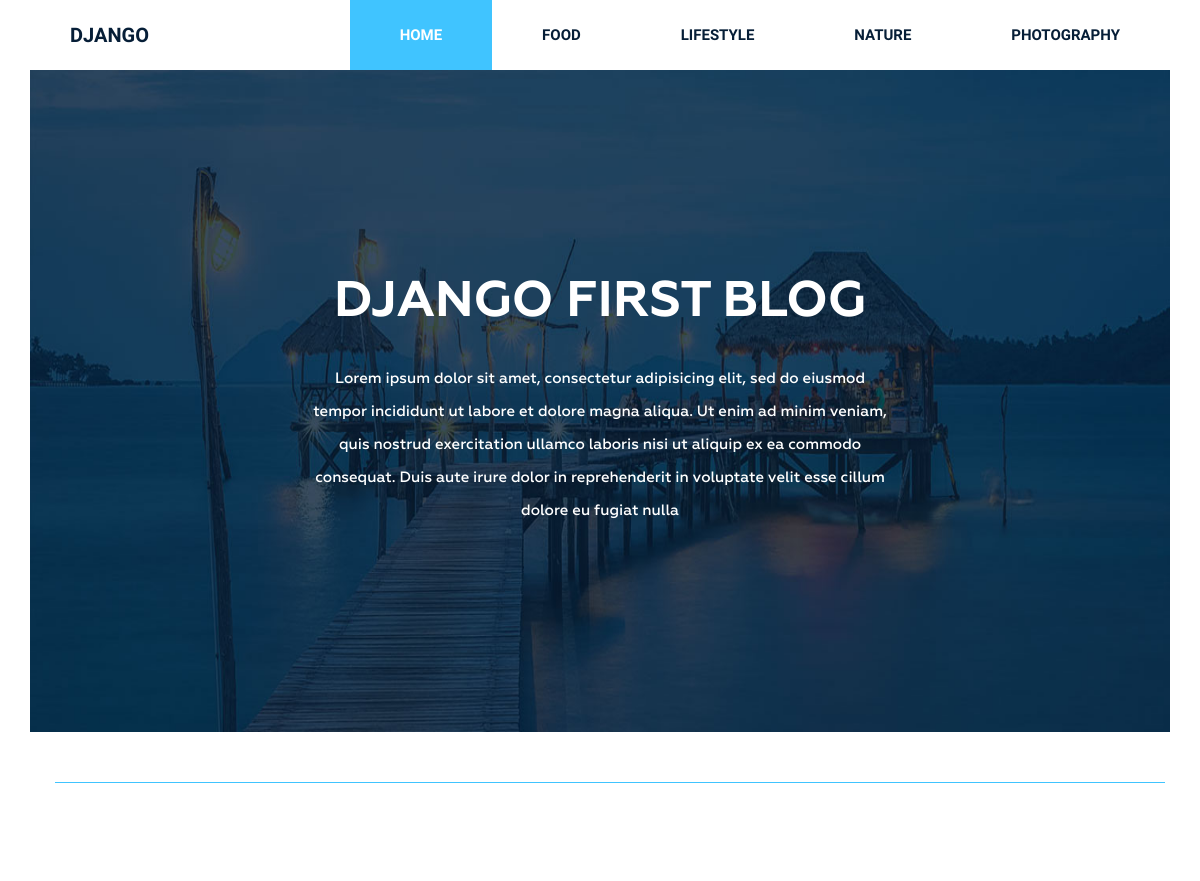
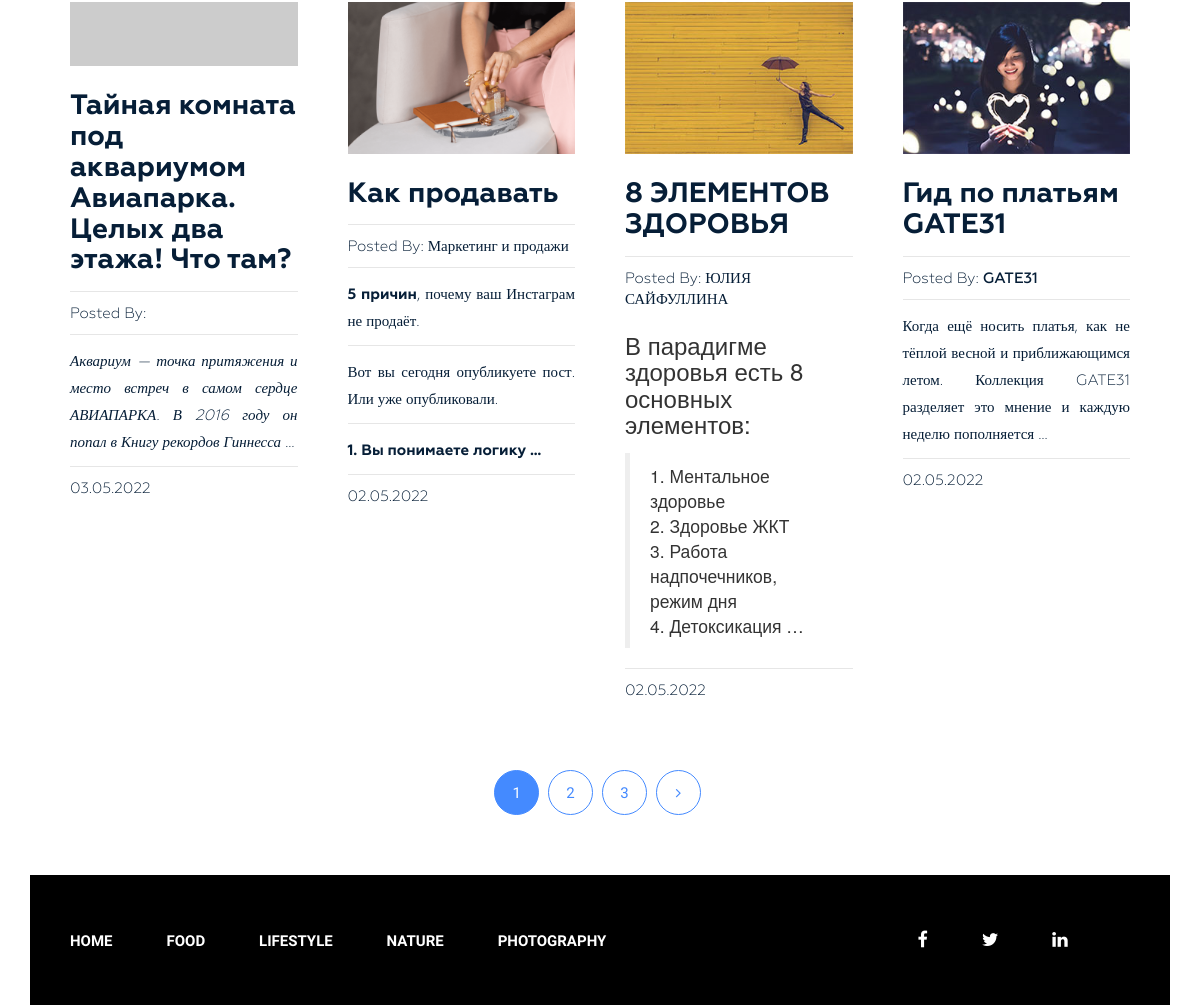
/, run on an earlier commit of the app's database (2 pictures, top to bottom).
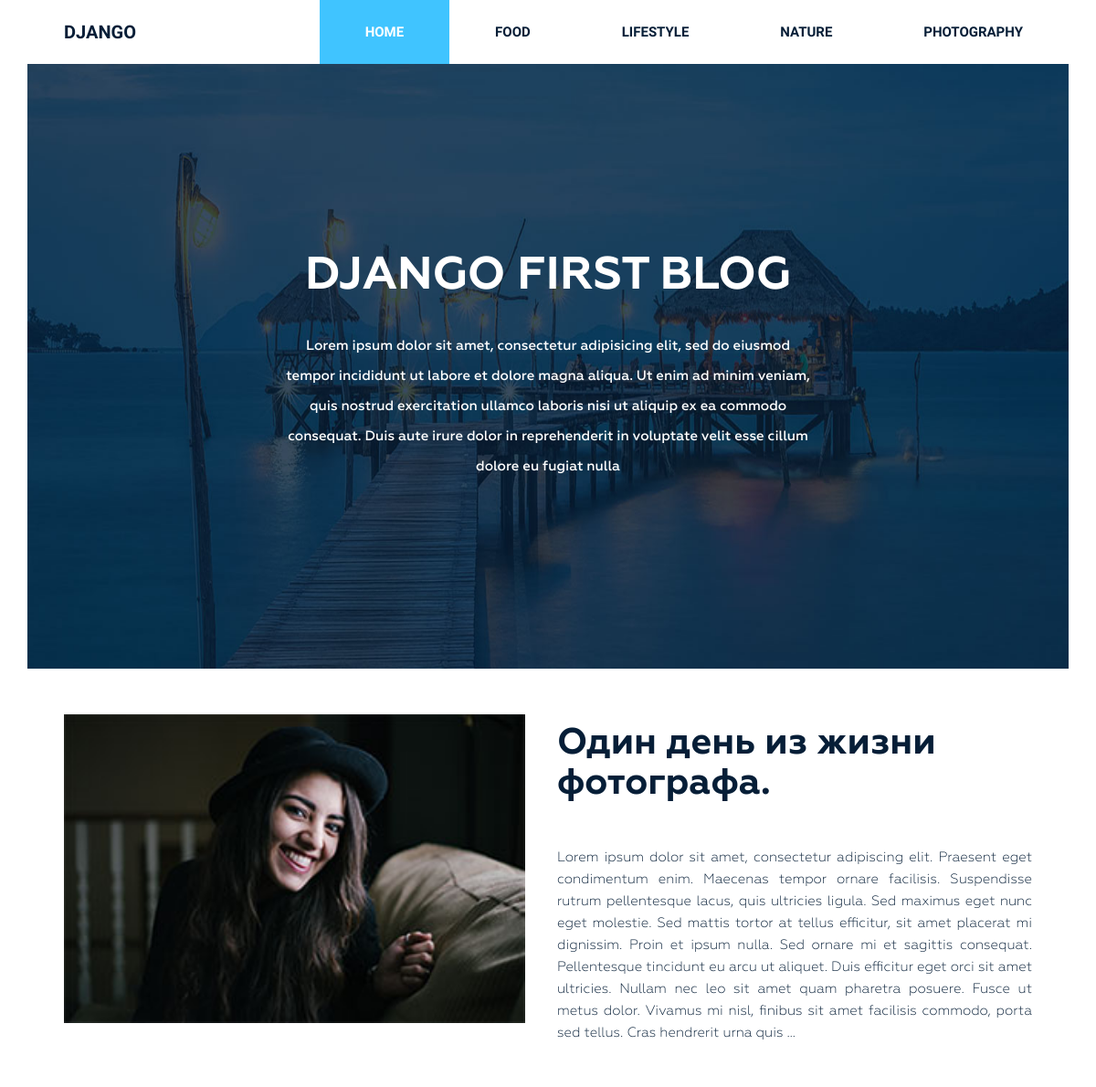
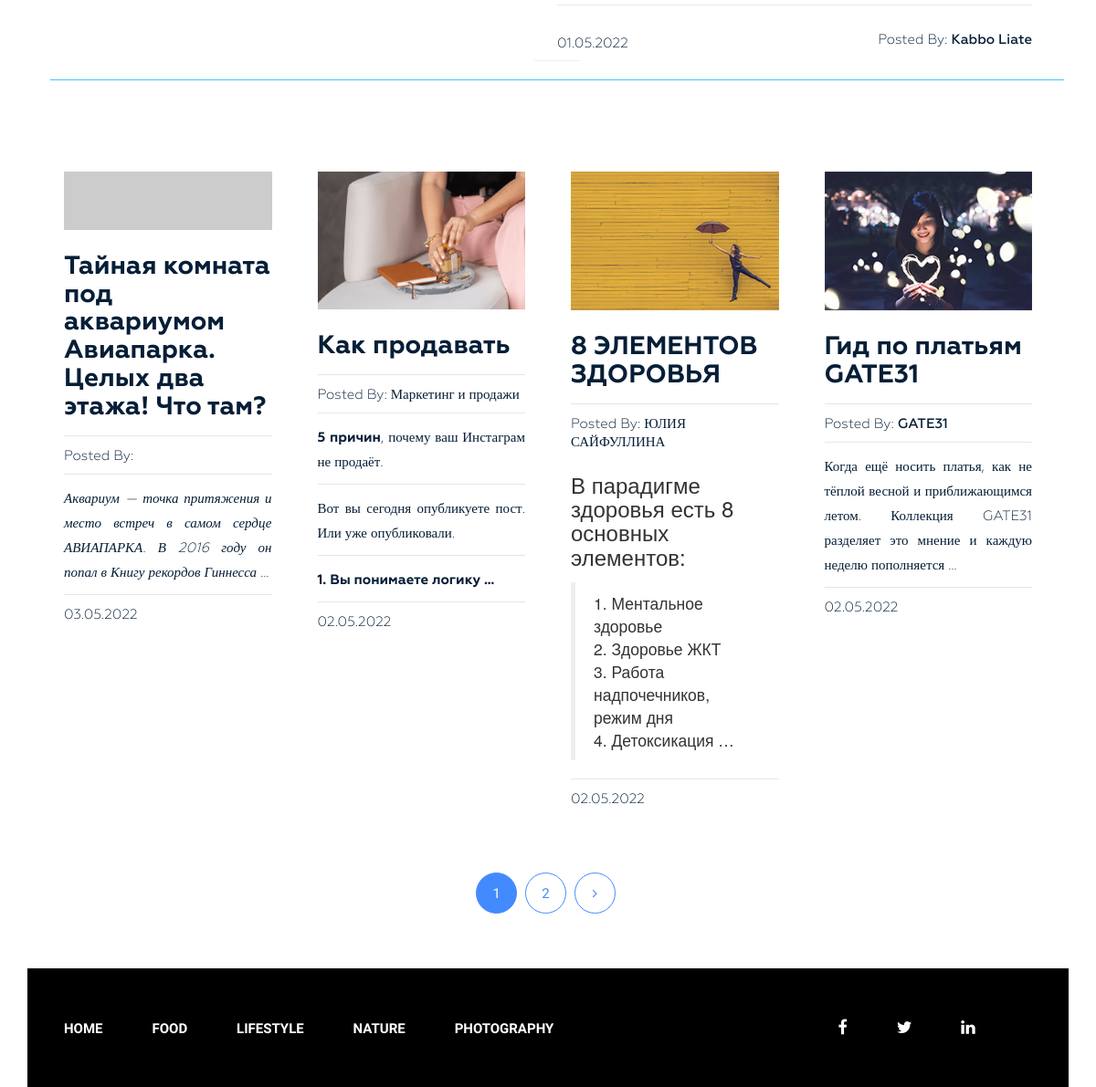
And on a later commit of the database (2 pictures, top to bottom).
### Burgers/models.py (models this page shows, shortened)
class Category(models.Model):
    title = models.CharField(max_length=255)
    slug = models.SlugField(max_length=255, verbose_name='Url', unique=True)
    def get_absolute_url(self):
        return reverse('category', kwargs={"slug": self.slug})
    class Meta:
        ordering = ['title']
        verbose_name_plural = 'Категории'

class Post(models.Model):
    title = models.CharField(max_length=255)
    slug = models.SlugField(max_length=255)
    author = models.CharField(max_length=100)
    content = models.TextField(blank=True)
    created_at = models.DateTimeField(auto_now_add=True, verbose_name='Дата публикации')
    photo = models.ImageField(upload_to='photos/%Y/%m/%d/', blank=True)
    views = models.IntegerField(default=0, verbose_name='кол-во просмотров')
    category = models.ForeignKey(Category, on_delete=models.PROTECT, related_name='posts')
    tags = models.ManyToManyField(Tag, blank=True, related_name='posts')
    is_pinned = models.BooleanField(default=False, verbose_name='закрепленно?')
    class Meta:
        ordering = ['-created_at']
        verbose_name_plural = 'Посты'
    def get_absolute_url(self):
        return reverse('post', kwargs={"slug": self.slug})

### Burgers/views.py (the view)
# urls.py: path('', Home.as_view(), name='home'),
class Home(ListView):
    model = Post
    template_name = 'Burgers/index.html'
    context_object_name = 'posts'
    paginate_by = 4
    def get_context_data(self, *, object_list=None, **kwargs):
        context = super().get_context_data(**kwargs)
        context['title'] = 'Classic Blog Design'
        return context
    def get_queryset(self):
        return Post.objects.filter(is_pinned=False)

### Burgers/templatetags/menu.py (called while the page is built)
@register.inclusion_tag('Burgers/menu_tpl.html')
def show_menu(menu_class='menu'):
    categories = Category.objects.all()
    return {"categories":categories, "menu_class":menu_class}

### Burgers/templatetags/pinned.py (called while the page is built)
@register.inclusion_tag('Burgers/pinned_tpl.html')
def show_pinned():
    posts = Post.objects.filter(is_pinned=True)
    return {'posts':posts}

### Burgers/templates/Burgers/index.html (shortened to what this page needs)
{% extends 'base.html' %}
{% load static %}
{% load pinned %}
{% block content %}
<section class="bg-text-area">
    <div class="container">
        <div class="row">
            <div class="col-md-12">
                <div class="bg-text">
                    <h3>Django First Blog</h3>
                    <p>Lorem ipsum dolor sit amet, consectetur adipisicing elit, sed do eiusmod tempor incididunt ut
                        labore et dolore magna aliqua. Ut enim ad minim veniam, quis nostrud exercitation ullamco
                        laboris nisi ut aliquip ex ea commodo consequat. Duis aute irure dolor in reprehenderit in
                        voluptate velit esse cillum dolore eu fugiat nulla </p>
                </div>
            </div>
        </div>
    </div>
</section>
<section class="blog-post-area">
    <div class="container">
        <div class="row">
            <div class="blog-post-area-style">
                {% show_pinned %}
            <div class="border-top" style="border-top: 1px solid #40c4ff"></div>
                {% for post in posts %}
                <div class="col-md-3">
                    <div class="single-post">
                        {% if post.photo %}
                        <img src="{{ post.photo.url }}" alt="{{post.title}}">
                        {% else %}
                        <img src="https://picsum.photos/id/1060/300/201/?blur=2" alt="{{post.title}}">
                        {% endif %}
                        <h3><a href="{{ post.get_absolute_url }}">{{ post.title }}</a></h3>
                        <h4><span>Posted By: <span class="author-name">{{ post.author }}</span></span>
                        </h4>
                        {{ post.content|truncatewords_html:20|safe }}
                        <h4><span>{{post.created_at|date:"d.m.Y"}}</span></h4>
                    </div>
                </div>
                {% endfor %}
            </div>
        </div>
    </div>
    {% if page_obj.has_other_pages %}
    <div class="pegination">
        <div class="nav-links">
            {% for p in page_obj.paginator.page_range %}
            {% if page_obj.number == p %}
            <span class="page-numbers current">{{ p }}</span>
            {% else %}
            <a class="page-numbers" href="?page= {{ p }}">{{ p }}</a>
            {% endif %}
            {% endfor %}
            {% if page_obj.has_next %}
            <a class="page-numbers" href="?page={{ page_obj.next_page_number }}"><i class="fa fa-angle-right"
                                                                                    aria-hidden="true"></i></a>
            {% endif %}
        </div>
    </div>
    {% endif %}
</section>
{% endblock %}

### Burgers/templates/Burgers/menu_tpl.html
<div class="{{menu_class}}">
    <ul>
        <li><a href="{% url 'home' %}">Home</a></li>
        {% for item in categories %}
        <li><a href="{{ item.get_absolute_url }}">{{ item.title }}</a></li>
        {% endfor %}
    </ul>
</div>

### Burgers/templates/Burgers/pinned_tpl.html (shortened to what this page needs)
{% for post in posts %}
<div class="col-md-12">
    <div class="single-post-big">
        <div class="big-image">
            <img src="{{ post.photo.url }}" alt="">
        </div>
        <div class="big-text">
            <h3><a href="{{ post.get_absolute_url }}">{{ post.title }}.</a></h3>
            <p>{{ post.content|truncatewords_html:90|safe }}</p>
            <h4><span class="date">{{post.created_at|date:"d.m.Y"}}</span><span class="author">Posted By: <span
                    class="author-name">{{ post.author }}</span></span>
            </h4>
        </div>
    </div>
</div>
<hr width="50">
{% endfor %}

What changed in the data, as far as the page shows it:
now on this page (row edited): Post: photo (picture), title "Один день из жизни фотографа", content "Lorem ipsum dolor sit amet, consectetur adipiscing elit. Praesent eget condimentum enim. Maecenas tempor ornare facilisis. Suspendisse rutrum pellentesque lacus, quis ultricies ligula. Sed maximus eget nunc eget molestie. Sed mattis tortor at tellus efficitur, sit amet placerat mi dignissim. Proin et ipsum nulla. Sed ornare mi et sagittis consequat. Pellentesque tincidunt eu arcu ut aliquet. Duis efficitur eget orci sit amet ultricies. Nullam nec leo sit amet quam pharetra posuere. Fusce ut metus dolor. Vivamus mi nisl, finibus sit amet facilisis commodo, porta sed tellus. Cras hendrerit urna quis …", created_at "01.05.2022", author "Kabbo Liate", shown under "DJANGO FIRST BLOG"
Also different on the page:
list line gone: "3"
